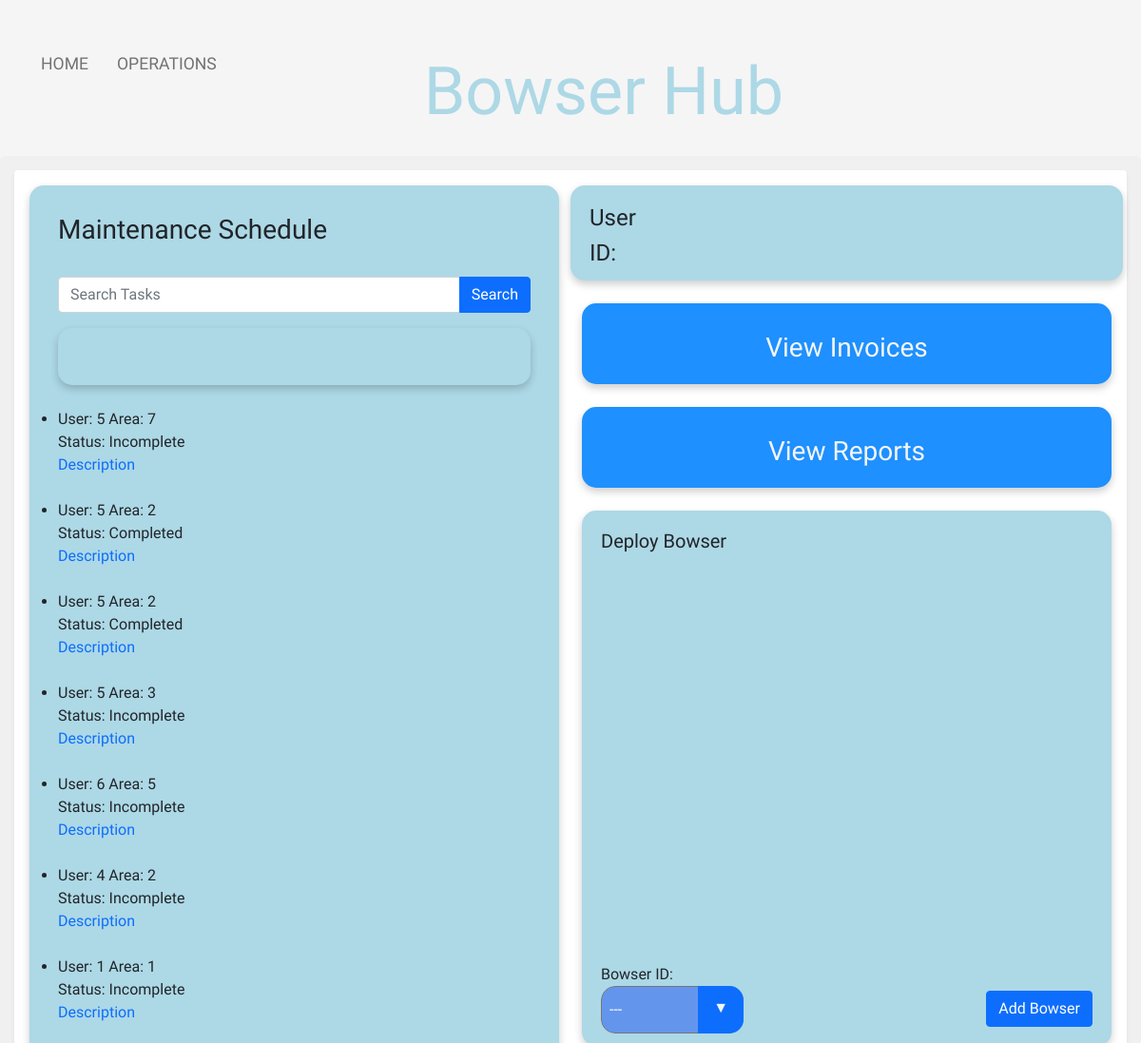
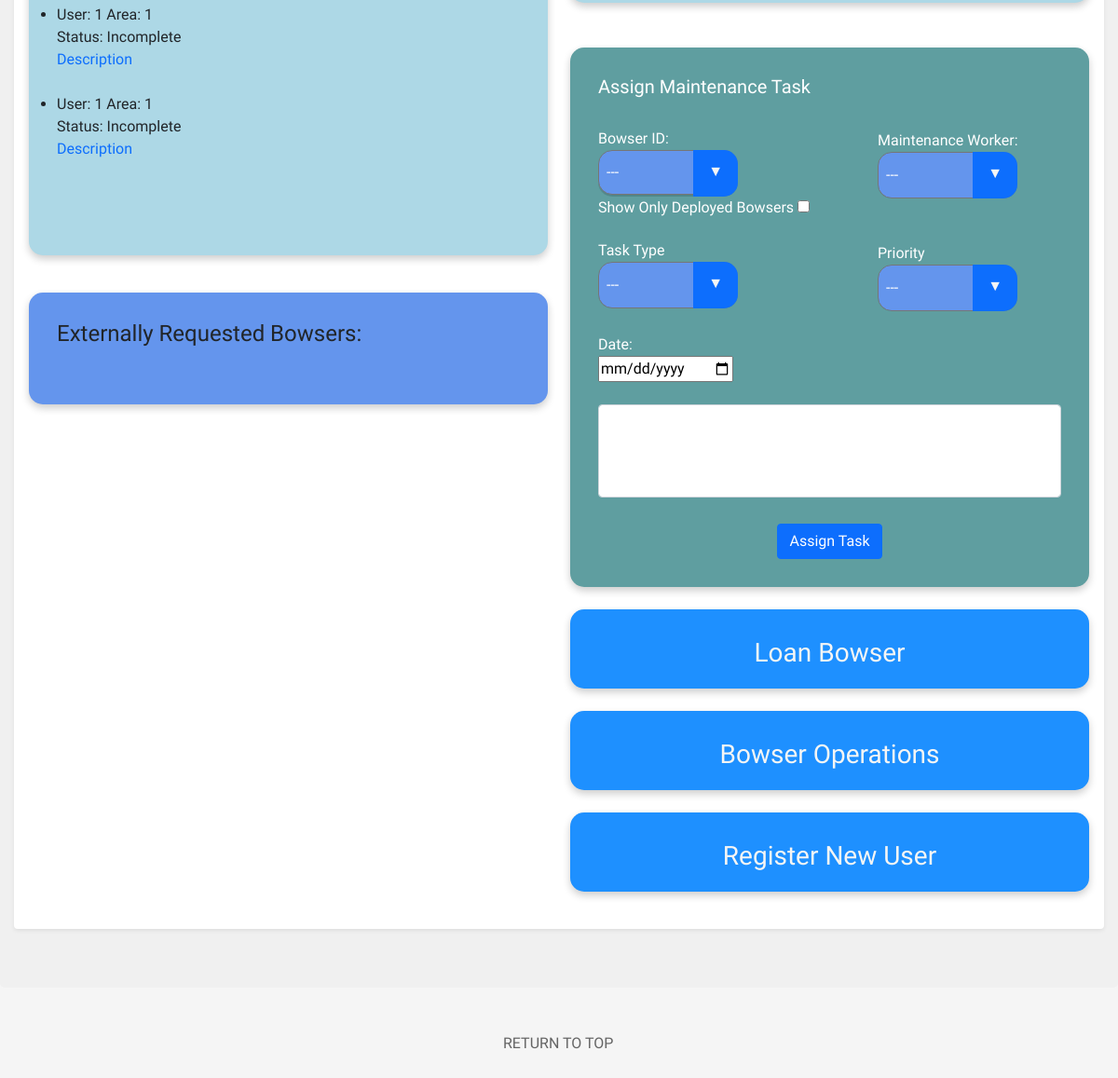
/operations/operations.php, run on the app's committed database (2 pictures, top to bottom).
### tables this page shows
CREATE TABLE `tbl_maintenance_schedule` (
  `Maintenance_ID` int(11) NOT NULL,
  `Bowser_ID` int(11) NOT NULL,
  `User_ID` int(11) NOT NULL,
  `Description` varchar(100) NOT NULL,
  `Status` varchar(100) NOT NULL,
  `Date` timestamp NOT NULL DEFAULT current_timestamp() ON UPDATE current_timestamp(),
  `Assigned_To` int(11) NOT NULL,
  `Area_ID` int(11) NOT NULL,
  `Priority` int(11) NOT NULL,
  `Task_Type` varchar(100) NOT NULL
);

### operations/operations.php (the view, shortened to what this page needs)
<!doctype html>
<html lang="en">
<head>
    <link href="https://cdn.jsdelivr.net/npm/bootstrap@5.1.1/dist/css/bootstrap.min.css" rel="stylesheet">
    <link rel="stylesheet" href="../global/global.css" type="text/css">
    <link rel="stylesheet" href="operations.css" type="text/css">
    <link rel="stylesheet" href="https://cdnjs.cloudflare.com/ajax/libs/jqueryui/1.12.1/jquery-ui.css" />
</head>
<body>
<div>
    <div class="nav-wrapper">
        <div class="left-side">
            <div class="nav-link-wrapper active-nav-link">
                <a class="text-focus-in" id="homeLink" href="../home/index.php">Home</a>
            </div>
            <div class="nav-link-wrapper active-nav-link">
                <a class="text-focus-in" href="operations.php">Operations</a>
            </div>
        </div>
        <div class="middle">
            <h2 class="text-focus-in" id="navTitle">Bowser Hub</h2>
        </div>
        <div class="right-side">
        </div>
    </div>
    <div class="upperPage">
        <div class="shadow-sm p-3 mb-5 bg-body rounded">
            <div class="row">
                <div class="col">
                    <ul class="operations-list">
                        <h3 class="text-focus-in"> Maintenance Schedule</h3>
                        <br />
                        <form action="" method="POST">
                            <div class="input-group mb-3">
                                <input type="text" name="term" id="term" class="form-control" placeholder="Search Tasks">
                                <button type="submit" name="submit" class="btn btn-primary">Search</button>
                            </div>
                        </form>
                        <div id="searchedTask">
                        </div>
                        <br />
                        <?php
                        $connection = OpenConnection();
                        $sql="SELECT * FROM tbl_maintenance_schedule ORDER BY Date DESC LIMIT 10 ";
                        $result = mysqli_query($connection, $sql);
                        while($row = mysqli_fetch_assoc($result)) {
                            echo "<li id='listItem'" .$row['Date'] ."<br />";
                            echo "User: ".$row['Assigned_To']."&nbsp"."Area: ".$row['Area_ID']."<br />";
                            echo "Status: ". $row['Status'];
                            echo "<br /><a href='#' data-toggle='popover' title='".$row['Description']."' data-content='test'>Description</a> ";
                            echo "<br /><br /></li>";
                        }
                        ?>
                        <br /><br />
                    </ul>
                    <br />
                    <div id="requestAlerts">
                    <h4>Externally Requested Bowsers:</h4>
                    <br />
                    </div>
                    <br />
                </div>
                <div class="col">
                    <div class="row">
                        <div id="text_area">
                            <?php
                            $connection = OpenConnection();
                            $email = $_SESSION['email'];
                            $sql1="SELECT * FROM `tbl_user_account` WHERE email='$email'";
                            $username = current(explode('@', $email));
                            $result = mysqli_query($connection, $sql1);
                            $rows = mysqli_fetch_array($result);
                            $userID = $rows["User_ID"];
                            echo "<h4>User&nbsp;".$username."</h4>";
                            echo "<h4>ID:&nbsp;".$userID."</h4>";
                            ?>
                        </div>
                    </div>
                    <br />
                    <div class="vibrate-2">
                        <div class="d-grid gap-2" id="viewInvoice" >
                            <a class="text-focus-in" href="#viewInvoiceModal" data-bs-toggle="modal" class="remove_outline" ><h3 id="reportTxt">View Invoices</h3></a>
                        </div>
                    </div>
                    <br />
                    <div class="vibrate-2">
                    <div class="d-grid gap-2" id="viewReports" >
                        <a class="text-focus-in" href="#viewReportModal" data-bs-toggle="modal" class="remove_outline"><h3 id="reportTxt">View Reports</h3></a>
                    </div>
                    </div>
                    <br />
                    <div class="d-grid gap-2" id="viewMap">
                    <form id="formInsertEvent" method="post" enctype="multipart/form-data" >
                        <h5>Deploy Bowser</h5><br />
                        <div id="map" name="maps" onClick="markerLocation()"> </div>
                        <label>Bowser ID:</label>
                        <br />
                        <div id="bowserInsertion">
                        <div class="select">
                                <select name="bowserForInsert" id="select">
                                    <?php
                                    echo "<option value='-1' disabled selected>---</option>";
                                    ?>
                                </select>
                        </div>
                        </div>
                        <div id="insertButton">
                            <button type="submit" name="submitBowser" class="btn btn-primary ">Add Bowser</button>
                        </div>
                    </form>
                    </div>
                        <br /><br />
                        <div id="taskAllocation">
                        <div method="post" action="allocateTaskDAO.php" id="formAllocateTask">
                            <h5>Assign Maintenance Task</h5>
                        <br />
                            <div id="bowserID">
                                <label>Bowser ID:</label>
                                <br />
                                <div class="select">
                                  <p>
                                    <select name="bowserID" id="select">
                                      <?php
                                        echo "<option value='-1' disabled selected>---</option>";
                                        ?>
                                    </select>
                                </div>
									<label for="filter">Show Only Deployed Bowsers</label>
                                    <input type="checkbox" name="filter" form="Filter" value="filter" onchange="this.form.submit()" <?php if(!empty($_SESSION["filter"])){echo "checked";} ?>></input>
                            </div>
                            <br />
                            <div id="maintenanceID">
                                <label>Maintenance Worker:</label>
                                <br />
                                <div class="select">
                                    <select name="workerID" id="select">
                                        <?php
                                        echo "<option value='-1' disabled selected>---</option>";
                                        ?>
                                    </select>
                                </div>
                            </div>
                            <br />
                            <div id="taskID">
                                <label>Task Type</label>
                                <div id="taskType" class="select">
                                    <select name="task" id="select">
                                        <option value='-1' disabled selected>---</option>
                                    </select>
                                </div>
                            </div>
                            <br />
                            <div id="priorityID">
                                <label>Priority</label>
                                <div id="priorityMenu" class="select">
                                    <select name="priority" id="select">
                                        <option value='-1' disabled selected>---</option>
                                    </select>
                                </div>
                            </div>
                            <br />
                            <div id="dateID">
                                <label>Date:</label>
                                <br />
                                <input type="date" id="dateID" name="date">
                            </div>
                            <br />
                            <div class="form-floating" id="formID">
                                <textarea class="form-control" name="description" placeholder="description"style="height: 100px"></textarea>
                                <label for="floatingTextarea2">Description</label>
                            </div>
                            <br /><br />
                            <div id="allocateSubmitID">
                                <button type="submit" name="allocateTaskSubmit" class="btn btn-primary">Assign Task</button>
                            </div>
                    </div>
                    </div>
                    <br />
                    <div class="vibrate-2">
                        <div class="d-grid gap-2" id="viewLoanBowser" >
                            <a class="text-focus-in" href="#requestBowserModal" data-bs-toggle="modal" class="remove_outline" ><h3 id="reportTxt">Loan Bowser</h3></a>
                        </div>
                    </div>
                    <br />
                    <div class="vibrate-2">
                        <div class="d-grid gap-2" id="viewBowserInfo" >
                            <a class="text-focus-in" class="remove_outline" href="javascript:popUpWindow('../bowsers/bowsers.php','bowsers','900','500')"><h3 id="reportTxt">Bowser Operations</h3></a>
                        </div>
                    </div>
                    <br />
                    <div class="vibrate-2">
                        <div class="d-grid gap-2" id="viewRegisterUser" >
                            <a class="text-focus-in" href="#registerNewUserModal" data-bs-toggle="modal" class="remove_outline" ><h3 id="reportTxt">Register New User</h3></a>
                        </div>
                    </div>
                    <br />
                </div>
            </div>
        </div>
    </div>
</div>
    <br /><br />
<p><a id="top_link" href="#back_to_top" >RETURN TO TOP</a></p>
<br />  <br />
</body>
</html>

### global/global.css (style rules this page uses)
.left-side { margin-left: 5px; }
body { font-family: "Comfortaa", cursive; margin: 0px; background-color: whitesmoke; }
.nav-wrapper { display: flex; justify-content: space-between; padding: 38px; font-size: larger; }
#navTitle { font-family: 'Rubik Moonrocks', cursive; font-size: 90px; color: lightblue; margin-left: 30pc; }
.left-side { display: flex; margin-left: -4%; }
.nav-wrapper > .left-side > div { margin-right: 30px; text-transform: uppercase; font-size: 1.1rem; }
.nav-link-wrapper { height: 22px; border-bottom: 1px solid transparent; transition: border-bottom 0.5s; }
.active-nav-link a { color: #727272; }
.nav-link-wrapper a { color: #727272; text-decoration: none; transition: color 0.5s; }
.text-focus-in { -webkit-animation: text-focus-in 0.7s cubic-bezier(0.55, 0.085, 0.68, 0.53) both; animation: text-focus-in 0.7s cubic-bezier(0.55, 0.085, 0.68, 0.53) both; animation-delay: 0.7s; }
.middle { margin-left: -30%; }
.upperPage { background-color: rgb(240, 240, 240); border-radius: 5px; padding: 15px; margin-top: -20px; }
#top_link { color: #656565; margin-left: 45%; }
a:link { text-decoration: none; }
#map { height: 400px; }
textarea { resize: none; }
select { -webkit-appearance: none; -moz-appearance: none; -ms-appearance: none; appearance: none; outline: 0; background: #0d6efd; background-image: none; border-radius: 15px; box-shadow: 0 4px 8px 0 rgba(0, 0, 0, 0.2); font-family: "Comfortaa", cursive; }
.select { position: relative; display: block; height: 2.9em; line-height: 2.9; background: transparent; overflow: hidden; border-radius: 15px; width: 280px; height: 50px; }
select { width: 100%; height: 100%; margin: 0; padding: 0 0 0 0.5em; color: #fff; cursor: pointer; }
.select::after { content: "\25BC"; position: absolute; top: 0; right: 0; bottom: 0; padding: 0 1em; background: #0d6efd; pointer-events: none; }
.select::after { -webkit-transition: 0.25s all ease; -o-transition: 0.25s all ease; transition: 0.25s all ease; }
@media only screen and (max-width: 1200px) { .middle { margin-left: -50px; } }
@media only screen and (max-width: 1200px) { #navTitle { margin-left: -50px; font-size: 70px; } }

### operations/operations.css (style rules this page uses)
.left-side { margin-left: 5px; }
.operations-list { padding: 30px; background-color: lightblue; border: 0; border-radius: 15px; box-shadow: 0 4px 8px 0 rgba(0, 0, 0, 0.2); }
#searchedTask { padding: 30px; border: 0 cornflowerblue; border-radius: 15px; box-shadow: 0 4px 8px 0 rgba(0, 0, 0, 0.2); }
#text_area { height: 100px; padding: 20px; background-color: lightblue; border: 0; border-radius: 15px; box-shadow: 0 4px 8px 0 rgba(0, 0, 0, 0.2); }
#requestAlerts { padding: 30px; background-color: cornflowerblue; border: 0; border-radius: 15px; box-shadow: 0 4px 8px 0 rgba(0, 0, 0, 0.2); }
#reportTxt { color: whitesmoke; text-align: center; }
#viewReports { height: 85px; padding: 30px; font-stretch: expanded; background-color: dodgerblue; border: 0; border-radius: 15px; box-shadow: 0 4px 8px 0 rgba(0, 0, 0, 0.2); }
#viewInvoice { height: 85px; padding: 30px; font-stretch: expanded; background-color: dodgerblue; border: 0; border-radius: 15px; box-shadow: 0 4px 8px 0 rgba(0, 0, 0, 0.2); }
#viewMap { padding: 20px; font-stretch: expanded; background-color: lightblue; border: 0; border-radius: 15px; box-shadow: 0 4px 8px 0 rgba(0, 0, 0, 0.2); }
#taskAllocation { padding: 30px; font-stretch: expanded; background-color: cadetblue; border: 0; border-radius: 15px; box-shadow: 0 4px 8px 0 rgba(0, 0, 0, 0.2); color: white; }
#insertButton { text-align: right; margin-top: -45px; }
#viewLoanBowser { height: 85px; padding: 30px; font-stretch: expanded; background-color: dodgerblue; border: 0; border-radius: 15px; box-shadow: 0 4px 8px 0 rgba(0, 0, 0, 0.2); }
#viewBowserInfo { height: 85px; padding: 30px; font-stretch: expanded; background-color: dodgerblue; border: 0; border-radius: 15px; box-shadow: 0 4px 8px 0 rgba(0, 0, 0, 0.2); }
#viewRegisterUser { height: 85px; padding: 30px; font-stretch: expanded; background-color: dodgerblue; border: 0; border-radius: 15px; box-shadow: 0 4px 8px 0 rgba(0, 0, 0, 0.2); }
.select { width: 150px; color: whitesmoke; }
select { background: cornflowerblue; }
#maintenanceID { margin-left: 300px; margin-top: -120px; }
#taskID { margin-top: 20px; }
#priorityID { margin-left: 300px; margin-top: -95px; }
#allocateSubmitID { margin-top: -20px; text-align: center; }
.vibrate-2 { -webkit-animation: vibrate-2 2s linear infinite both; animation: vibrate-2 2s linear infinite both; }

### data on the page
tbl_maintenance_schedule: Assigned_To "5", Area_ID "7", Status "Incomplete"
tbl_maintenance_schedule: Assigned_To "5", Area_ID "2", Status "Completed"
tbl_maintenance_schedule: Assigned_To "5", Area_ID "2", Status "Completed"
tbl_maintenance_schedule: Assigned_To "5", Area_ID "3", Status "Incomplete"
tbl_maintenance_schedule: Assigned_To "6", Area_ID "5", Status "Incomplete"
tbl_maintenance_schedule: Assigned_To "4", Area_ID "2", Status "Incomplete"
tbl_maintenance_schedule: Assigned_To "1", Area_ID "1", Status "Incomplete"
tbl_maintenance_schedule: Assigned_To "1", Area_ID "1", Status "Incomplete"
tbl_maintenance_schedule: Assigned_To "1", Area_ID "1", Status "Incomplete"
